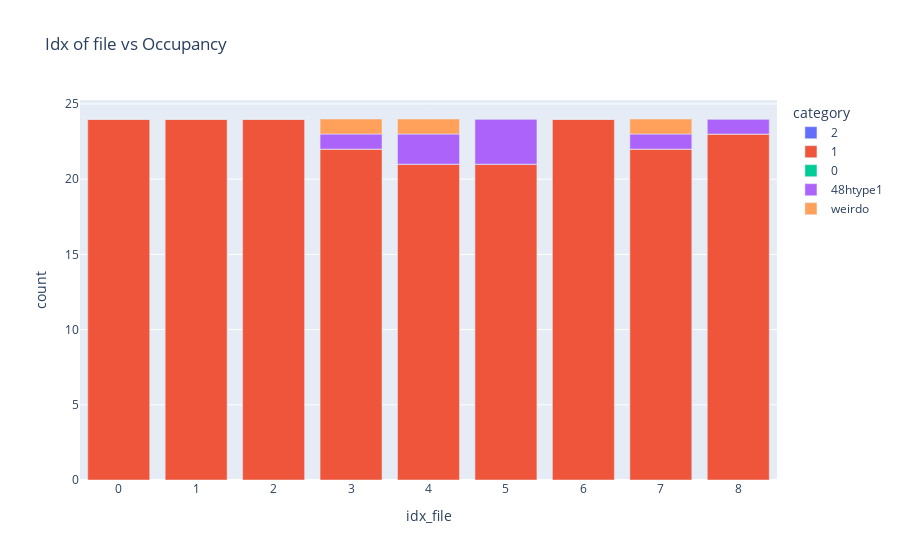

Notebook code for this chart:
### Code cell
get_occupancy(file_loc_important_cols, coor_structure_init_dict_expanded, tuple_metainfo, direc_restructure_destination, var_filename = "mapLi", el = "Li")
df = plot_occupancy(file_loc_important_cols)

### Figure 1 — Plotly figure (JSON) as saved in the notebook; plotly's stock layout.template omitted (floating-point values rounded to 4 significant figures)
{"data": [{"alignmentgroup": "True", "hovertemplate": "category=2<br>idx_file=%{x}<br>count=%{y}<extra></extra>", "legendgroup": "2", "marker": {"color": "#636efa", "pattern": {"shape": ""}}, "name": "2", "offsetgroup": "2", "orientation": "v", "showlegend": true, "textposition": "auto", "type": "bar", "x": [0, 1, 2, 3, 4, 5, 6, 7, 8], "xaxis": "x", "y": [0, 0, 0, 0, 0, 0, 0, 0, 0], "yaxis": "y"}, {"alignmentgroup": "True", "hovertemplate": "category=1<br>idx_file=%{x}<br>count=%{y}<extra></extra>", "legendgroup": "1", "marker": {"color": "#EF553B", "pattern": {"shape": ""}}, "name": "1", "offsetgroup": "1", "orientation": "v", "showlegend": true, "textposition": "auto", "type": "bar", "x": [0, 1, 2, 3, 4, 5, 6, 7, 8], "xaxis": "x", "y": [24, 24, 24, 22, 21, 21, 24, 22, 23], "yaxis": "y"}, {"alignmentgroup": "True", "hovertemplate": "category=0<br>idx_file=%{x}<br>count=%{y}<extra></extra>", "legendgroup": "0", "marker": {"color": "#00cc96", "pattern": {"shape": ""}}, "name": "0", "offsetgroup": "0", "orientation": "v", "showlegend": true, "textposition": "auto", "type": "bar", "x": [0, 1, 2, 3, 4, 5, 6, 7, 8], "xaxis": "x", "y": [0, 0, 0, 0, 0, 0, 0, 0, 0], "yaxis": "y"}, {"alignmentgroup": "True", "hovertemplate": "category=48htype1<br>idx_file=%{x}<br>count=%{y}<extra></extra>", "legendgroup": "48htype1", "marker": {"color": "#ab63fa", "pattern": {"shape": ""}}, "name": "48htype1", "offsetgroup": "48htype1", "orientation": "v", "showlegend": true, "textposition": "auto", "type": "bar", "x": [0, 1, 2, 3, 4, 5, 6, 7, 8], "xaxis": "x", "y": [0, 0, 0, 1, 2, 3, 0, 1, 1], "yaxis": "y"}, {"alignmentgroup": "True", "hovertemplate": "category=weirdo<br>idx_file=%{x}<br>count=%{y}<extra></extra>", "legendgroup": "weirdo", "marker": {"color": "#FFA15A", "pattern": {"shape": ""}}, "name": "weirdo", "offsetgroup": "weirdo", "orientation": "v", "showlegend": true, "textposition": "auto", "type": "bar", "x": [0, 1, 2, 3, 4, 5, 6, 7, 8], "xaxis": "x", "y": [0, 0, 0, 1, 1, 0, 0, 1, 0], "yaxis": "y"}], "layout": {"barmode": "relative", "legend": {"title": {"text": "category"}, "tracegroupgap": 0}, "title": {"text": "Idx of file vs Occupancy"}, "xaxis": {"anchor": "y", "domain": [0, 1], "title": {"text": "idx_file"}}, "yaxis": {"anchor": "x", "domain": [0, 1], "title": {"text": "count"}}}}
